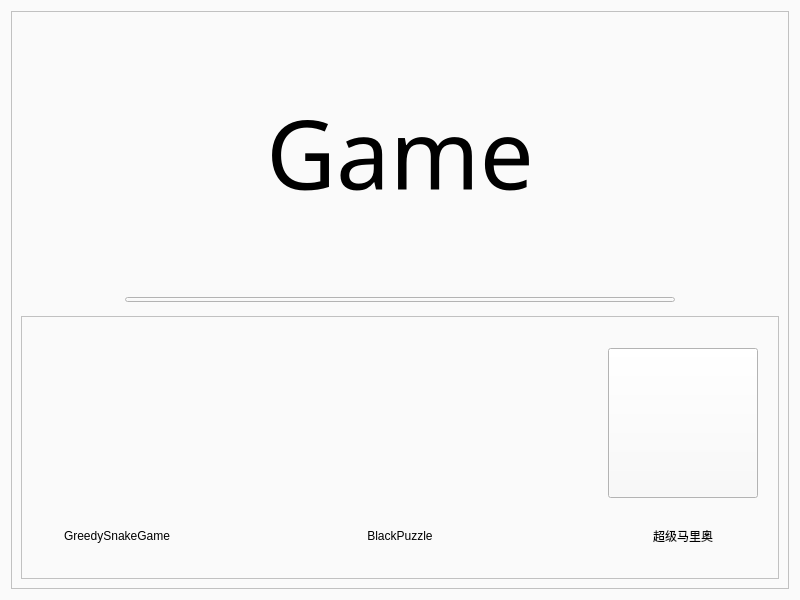
<?xml version="1.0" encoding="UTF-8"?>
<ui version="4.0">
 <class>GreedySnakeGame</class>
 <widget class="QWidget" name="GreedySnakeGame">
  <property name="geometry">
   <rect>
    <x>0</x>
    <y>0</y>
    <width>800</width>
    <height>600</height>
   </rect>
  </property>
  <property name="minimumSize">
   <size>
    <width>800</width>
    <height>600</height>
   </size>
  </property>
  <property name="windowTitle">
   <string>Form</string>
  </property>
  <property name="styleSheet">
   <string notr="true">
	background-color: #FAFAFA; /* 柔和的浅灰色 */

</string>
  </property>
  <layout class="QGridLayout" name="gridLayout_2">
   <item row="0" column="0">
    <widget class="QFrame" name="frame">
     <property name="minimumSize">
      <size>
       <width>0</width>
       <height>0</height>
      </size>
     </property>
     <property name="maximumSize">
      <size>
       <width>16777215</width>
       <height>16777215</height>
      </size>
     </property>
     <property name="styleSheet">
      <string notr="true"/>
     </property>
     <property name="frameShape">
      <enum>QFrame::StyledPanel</enum>
     </property>
     <property name="frameShadow">
      <enum>QFrame::Raised</enum>
     </property>
     <layout class="QGridLayout" name="gridLayout_3">
      <item row="0" column="0">
       <spacer name="horizontalSpacer_7">
        <property name="orientation">
         <enum>Qt::Horizontal</enum>
        </property>
        <property name="sizeHint" stdset="0">
         <size>
          <width>105</width>
          <height>20</height>
         </size>
        </property>
       </spacer>
      </item>
      <item row="0" column="1">
       <widget class="QLabel" name="label">
        <property name="font">
         <font>
          <family>微软雅黑</family>
          <pointsize>72</pointsize>
         </font>
        </property>
        <property name="layoutDirection">
         <enum>Qt::RightToLeft</enum>
        </property>
        <property name="text">
         <string>Game</string>
        </property>
        <property name="alignment">
         <set>Qt::AlignCenter</set>
        </property>
       </widget>
      </item>
      <item row="0" column="2">
       <spacer name="horizontalSpacer_8">
        <property name="orientation">
         <enum>Qt::Horizontal</enum>
        </property>
        <property name="sizeHint" stdset="0">
         <size>
          <width>105</width>
          <height>20</height>
         </size>
        </property>
       </spacer>
      </item>
      <item row="1" column="0">
       <spacer name="horizontalSpacer_5">
        <property name="orientation">
         <enum>Qt::Horizontal</enum>
        </property>
        <property name="sizeHint" stdset="0">
         <size>
          <width>105</width>
          <height>20</height>
         </size>
        </property>
       </spacer>
      </item>
      <item row="1" column="1">
       <widget class="QPushButton" name="line">
        <property name="minimumSize">
         <size>
          <width>550</width>
          <height>5</height>
         </size>
        </property>
        <property name="maximumSize">
         <size>
          <width>550</width>
          <height>5</height>
         </size>
        </property>
        <property name="text">
         <string/>
        </property>
       </widget>
      </item>
      <item row="1" column="2">
       <spacer name="horizontalSpacer_6">
        <property name="orientation">
         <enum>Qt::Horizontal</enum>
        </property>
        <property name="sizeHint" stdset="0">
         <size>
          <width>105</width>
          <height>20</height>
         </size>
        </property>
       </spacer>
      </item>
      <item row="2" column="0" colspan="3">
       <widget class="QFrame" name="frame_List">
        <property name="frameShape">
         <enum>QFrame::StyledPanel</enum>
        </property>
        <property name="frameShadow">
         <enum>QFrame::Raised</enum>
        </property>
        <layout class="QGridLayout" name="gridLayout">
         <property name="leftMargin">
          <number>20</number>
         </property>
         <property name="rightMargin">
          <number>20</number>
         </property>
         <item row="0" column="3">
          <spacer name="horizontalSpacer_2">
           <property name="orientation">
            <enum>Qt::Horizontal</enum>
           </property>
           <property name="sizeHint" stdset="0">
            <size>
             <width>77</width>
             <height>20</height>
            </size>
           </property>
          </spacer>
         </item>
         <item row="1" column="2">
          <widget class="QLabel" name="label_3">
           <property name="text">
            <string>BlackPuzzle</string>
           </property>
           <property name="alignment">
            <set>Qt::AlignCenter</set>
           </property>
          </widget>
         </item>
         <item row="0" column="1">
          <spacer name="horizontalSpacer">
           <property name="orientation">
            <enum>Qt::Horizontal</enum>
           </property>
           <property name="sizeHint" stdset="0">
            <size>
             <width>78</width>
             <height>20</height>
            </size>
           </property>
          </spacer>
         </item>
         <item row="1" column="3">
          <spacer name="horizontalSpacer_4">
           <property name="orientation">
            <enum>Qt::Horizontal</enum>
           </property>
           <property name="sizeHint" stdset="0">
            <size>
             <width>77</width>
             <height>20</height>
            </size>
           </property>
          </spacer>
         </item>
         <item row="0" column="2">
          <widget class="QPushButton" name="btn_BlackPuzzle">
           <property name="minimumSize">
            <size>
             <width>150</width>
             <height>150</height>
            </size>
           </property>
           <property name="maximumSize">
            <size>
             <width>150</width>
             <height>150</height>
            </size>
           </property>
           <property name="styleSheet">
            <string notr="true">#btn_BlackPuzzle {
    border-image: url(':/img/maze.png') 0 0 0 0 stretch stretch; /* 使用stretch使图片填充整个按钮 */
    background-color: transparent; /* 设置背景颜色为透明，这样就不会遮挡图片 */
    border: none; /* 移除边框 */
    padding: 0; /* 移除内边距 */
	border-radius: 50px; /* 设置圆角半径为10像素 */
}
</string>
           </property>
           <property name="text">
            <string/>
           </property>
          </widget>
         </item>
         <item row="1" column="0">
          <widget class="QLabel" name="label_2">
           <property name="maximumSize">
            <size>
             <width>16777215</width>
             <height>20</height>
            </size>
           </property>
           <property name="text">
            <string>GreedySnakeGame</string>
           </property>
           <property name="alignment">
            <set>Qt::AlignCenter</set>
           </property>
          </widget>
         </item>
         <item row="0" column="4">
          <widget class="QPushButton" name="btn_mario">
           <property name="minimumSize">
            <size>
             <width>150</width>
             <height>150</height>
            </size>
           </property>
           <property name="maximumSize">
            <size>
             <width>150</width>
             <height>150</height>
            </size>
           </property>
           <property name="autoFillBackground">
            <bool>false</bool>
           </property>
           <property name="styleSheet">
            <string notr="true">#btn_BlackPuzzle {
    border-image: url(':/img/puzzleImg.png') 0 0 0 0 stretch stretch; /* 使用stretch使图片填充整个按钮 */
    background-color: transparent; /* 设置背景颜色为透明，这样就不会遮挡图片 */
    border: none; /* 移除边框 */
    padding: 0; /* 移除内边距 */
	border-radius: 50px; /* 设置圆角半径为10像素 */
}
</string>
           </property>
           <property name="text">
            <string/>
           </property>
           <property name="icon">
            <iconset resource="../res.qrc">
             <normaloff>:/img/mario.png</normaloff>:/img/mario.png</iconset>
           </property>
           <property name="iconSize">
            <size>
             <width>120</width>
             <height>120</height>
            </size>
           </property>
          </widget>
         </item>
         <item row="0" column="0">
          <widget class="QPushButton" name="btn_GreedySnakeGame">
           <property name="minimumSize">
            <size>
             <width>150</width>
             <height>150</height>
            </size>
           </property>
           <property name="maximumSize">
            <size>
             <width>150</width>
             <height>150</height>
            </size>
           </property>
           <property name="styleSheet">
            <string notr="true">#btn_GreedySnakeGame {
    border-image: url(':/img/snake.jpg') 0 0 0 0 stretch stretch; /* 使用stretch使图片填充整个按钮 */
    background-color: transparent; /* 设置背景颜色为透明，这样就不会遮挡图片 */
    border: none; /* 移除边框 */
    padding: 0; /* 移除内边距 */
	border-radius: 50px; /* 设置圆角半径为10像素 */
}
</string>
           </property>
           <property name="text">
            <string/>
           </property>
          </widget>
         </item>
         <item row="1" column="1">
          <spacer name="horizontalSpacer_3">
           <property name="orientation">
            <enum>Qt::Horizontal</enum>
           </property>
           <property name="sizeHint" stdset="0">
            <size>
             <width>78</width>
             <height>20</height>
            </size>
           </property>
          </spacer>
         </item>
         <item row="1" column="4">
          <widget class="QLabel" name="label_4">
           <property name="text">
            <string>超级马里奥</string>
           </property>
           <property name="alignment">
            <set>Qt::AlignCenter</set>
           </property>
          </widget>
         </item>
        </layout>
       </widget>
      </item>
     </layout>
    </widget>
   </item>
  </layout>
 </widget>
 <resources>
  <include location="../res.qrc"/>
 </resources>
 <connections/>
</ui>
